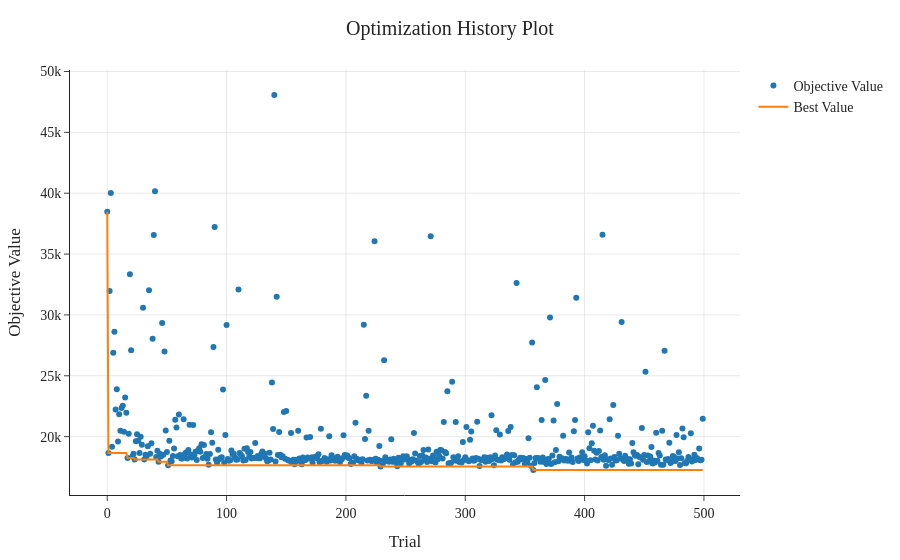

The notebook cell saved with this chart:
### Markdown cell above
### Optimization History

### Code cell
fig_hist = plot_optimization_history(study)

fig_hist.add_hline(
    y=study.best_value,
    line_dash="dash",
    line_color="black"
)

fig_hist = apply_latex_style(fig_hist)

fig_hist.update_layout(
    xaxis_title="Trial",
    yaxis_title="Objective Value"
)

fig_hist

### Figure 1 — Plotly figure (JSON) as saved in the notebook; plotly's stock layout.template omitted (floating-point values rounded to 4 significant figures; data arrays with more than 128 entries replaced by an {"elided": "..."} marker saying what was removed)
{"data": [{"mode": "markers", "name": "Objective Value", "type": "scatter", "x": {"elided": "500 int values"}, "y": {"elided": "500 int values"}}, {"mode": "lines", "name": "Best Value", "type": "scatter", "x": {"elided": "500 int values"}, "y": {"elided": "500 int values"}}, {"marker": {"color": "#cccccc"}, "mode": "markers", "name": "Infeasible Trial", "showlegend": false, "type": "scatter", "x": [], "y": []}], "layout": {"font": {"family": "Computer Modern", "size": 14}, "legend": {"bgcolor": "rgba(255,255,255,0.8)", "borderwidth": 0}, "margin": {"b": 60, "l": 70, "r": 30, "t": 70}, "shapes": [{"line": {"color": "black", "dash": "dash"}, "type": "line", "x0": 0, "x1": 1, "xref": "x domain", "y0": 17258, "y1": 17258, "yref": "y"}], "title": {"text": "Optimization History Plot", "x": 0.5, "xanchor": "center"}, "xaxis": {"gridcolor": "lightgray", "gridwidth": 0.5, "showgrid": true, "title": {"text": "Trial"}, "zeroline": false}, "yaxis": {"gridcolor": "lightgray", "gridwidth": 0.5, "showgrid": true, "title": {"text": "Objective Value"}, "zeroline": false}}}
